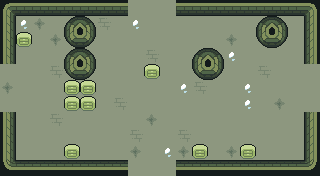

A level layout from a 2D game, rendered from its tile map. Below: a short description, then the map file with its tile-grid data intact:
An orthogonal 20x11 tile map with 16x16 px tiles, 6 tile layers (ground, dressing, decor, walls, ...), 3 tilesets and 12 objects (5x ENTRY, 5x ENEMY, 2x PROP).

<map version="1.10" tiledversion="1.10.2" orientation="orthogonal" renderorder="right-down" width="20" height="11" tilewidth="16" tileheight="16" infinite="0" nextlayerid="8" nextobjectid="13">
 <tileset firstgid="1" name="wall" tilewidth="16" tileheight="16" tilecount="110" columns="10">
  <image source="../../../gfx/tiles/ruins/tilesetwallsimple.png" width="160" height="176" />
 </tileset>
 <tileset firstgid="111" name="floor" tilewidth="16" tileheight="16" tilecount="374" columns="22">
  <image source="../../../gfx/tiles/ruins/tilesetinteriorfloor.png" width="352" height="272" />
 </tileset>
 <tileset firstgid="485" name="elements" tilewidth="16" tileheight="16" tilecount="27" columns="9">
  <image source="../../../gfx/tiles/ruins/elements.png" width="144" height="48" />
 </tileset>
 <layer id="1" name="ground" width="20" height="11">
  <data encoding="csv">
277,277,277,277,277,277,277,366,277,277,277,277,367,277,277,277,277,277,277,277,
277,366,367,277,277,277,342,277,366,277,277,277,277,277,277,277,277,277,277,277,
277,277,277,367,277,366,277,277,277,277,277,277,277,277,367,277,277,277,277,277,
277,277,277,277,277,277,277,277,277,342,277,277,367,277,366,277,277,277,277,277,
277,277,277,342,277,277,277,277,277,277,277,277,277,277,277,277,342,277,277,277,
367,277,277,277,277,277,277,277,277,277,277,366,342,277,277,366,277,277,277,277,
277,277,277,277,277,277,277,342,277,277,277,277,277,277,277,366,277,367,277,277,
277,277,277,342,277,277,277,277,277,367,277,277,277,277,277,277,277,277,277,277,
277,277,277,277,277,277,277,277,342,277,277,342,277,277,277,277,277,277,277,277,
277,277,277,277,277,277,277,277,367,277,366,367,277,277,367,342,277,277,277,277,
277,277,342,277,277,277,277,277,277,277,277,277,367,277,277,277,277,277,277,277
</data>
 </layer>
 <layer id="2" name="dressing" width="20" height="11">
  <data encoding="csv">
0,0,0,0,0,0,0,0,0,0,0,0,0,0,0,0,0,0,0,0,
0,0,0,0,0,0,0,0,0,0,0,0,0,0,0,0,0,0,0,0,
0,0,0,0,0,0,0,0,0,0,0,0,0,0,0,0,0,0,0,0,
0,0,0,0,0,0,0,0,0,0,0,0,0,0,0,0,0,0,0,0,
0,0,0,0,0,0,0,0,0,0,0,0,0,0,0,0,0,0,0,0,
0,0,0,0,0,0,0,0,0,0,0,0,0,0,0,0,0,0,0,0,
0,0,0,0,0,0,0,0,0,0,0,0,0,0,0,0,0,0,0,0,
0,0,0,0,0,0,0,0,0,0,0,0,0,0,0,0,0,0,0,0,
0,0,0,0,0,0,0,0,0,0,0,0,0,0,0,0,0,0,0,0,
0,0,0,0,0,0,0,0,0,0,0,0,0,0,0,0,0,0,0,0,
0,0,0,0,0,0,0,0,0,0,0,0,0,0,0,0,0,0,0,0
</data>
 </layer>
 <layer id="3" name="decor" width="20" height="11">
  <data encoding="csv">
0,0,0,0,0,0,0,0,0,0,0,0,0,0,0,0,0,0,0,0,
0,0,0,0,0,0,0,0,0,0,0,0,0,0,0,0,0,0,0,0,
0,0,0,0,0,0,0,0,0,0,0,0,0,0,0,0,0,0,0,0,
0,0,0,0,0,0,0,0,0,0,0,0,0,0,0,0,0,0,0,0,
0,0,0,0,0,0,0,0,0,0,0,0,0,0,0,0,0,0,0,0,
0,0,0,0,0,0,0,0,0,0,0,0,0,0,0,0,0,0,0,0,
0,0,0,0,0,0,0,0,0,0,0,0,0,0,0,0,0,0,0,0,
0,0,0,0,0,0,0,0,0,0,0,0,0,0,0,0,0,0,0,0,
0,0,0,0,0,0,0,0,0,0,0,0,0,0,0,0,0,0,0,0,
0,0,0,0,0,0,0,0,0,0,0,0,0,0,0,0,0,0,0,0,
0,0,0,0,0,0,0,0,0,0,0,0,0,0,0,0,0,0,0,0
</data>
 </layer>
 <layer id="4" name="walls" width="20" height="11">
  <data encoding="csv">
66,69,69,69,69,69,69,69,0,0,0,69,69,69,69,69,69,69,69,70,
76,0,0,0,0,0,0,0,0,0,0,0,0,0,0,0,0,0,0,80,
76,0,0,0,0,0,0,0,0,0,0,0,0,0,0,0,0,0,0,80,
76,0,0,0,0,0,0,0,0,0,0,0,0,0,0,0,0,0,0,80,
0,0,0,0,0,0,0,0,0,0,0,0,0,0,0,0,0,0,0,0,
0,0,0,0,0,0,0,0,0,0,0,0,0,0,0,0,0,0,0,0,
0,0,0,0,0,0,0,0,0,0,0,0,0,0,0,0,0,0,0,0,
76,0,0,0,0,0,0,0,0,0,0,0,0,0,0,0,0,0,0,80,
76,0,0,0,0,0,0,0,0,0,0,0,0,0,0,0,0,0,0,80,
76,0,0,0,0,0,0,0,0,0,0,0,0,0,0,0,0,0,0,80,
106,109,109,109,109,109,109,109,0,0,0,109,109,109,109,109,109,109,109,110
</data>
 </layer>
 <layer id="5" name="props" width="20" height="11">
  <data encoding="csv">
0,0,0,0,0,0,0,0,0,0,0,0,0,0,0,0,0,0,0,0,
0,0,0,0,78,79,0,0,0,0,0,0,0,0,0,0,78,79,0,0,
0,492,0,0,88,89,0,0,0,0,0,0,0,0,0,0,88,89,0,0,
0,0,0,0,78,79,0,0,0,0,0,0,78,79,0,0,0,0,0,0,
0,0,0,0,88,89,0,0,0,492,0,0,88,89,0,0,0,0,0,0,
0,0,0,0,492,492,0,0,0,0,0,0,0,0,0,0,0,0,0,0,
0,0,0,0,492,492,0,0,0,0,0,0,0,0,0,0,0,0,0,0,
0,0,0,0,0,0,0,0,0,0,0,0,0,0,0,0,0,0,0,0,
0,0,0,0,0,0,0,0,0,0,0,0,0,0,0,0,0,0,0,0,
0,0,0,0,492,0,0,0,0,0,0,0,492,0,0,492,0,0,0,0,
0,0,0,0,0,0,0,0,0,0,0,0,0,0,0,0,0,0,0,0
</data>
 </layer>
 <layer id="6" name="overhead" width="20" height="11">
  <data encoding="csv">
0,0,0,0,0,0,0,0,0,0,0,0,0,0,0,0,0,0,0,0,
0,0,0,0,0,0,0,0,0,0,0,0,0,0,0,0,0,0,0,0,
0,0,0,0,0,0,0,0,0,0,0,0,0,0,0,0,0,0,0,0,
0,0,0,0,0,0,0,0,0,0,0,0,0,0,0,0,0,0,0,0,
0,0,0,0,0,0,0,0,0,0,0,0,0,0,0,0,0,0,0,0,
0,0,0,0,0,0,0,0,0,0,0,0,0,0,0,0,0,0,0,0,
0,0,0,0,0,0,0,0,0,0,0,0,0,0,0,0,0,0,0,0,
0,0,0,0,0,0,0,0,0,0,0,0,0,0,0,0,0,0,0,0,
0,0,0,0,0,0,0,0,0,0,0,0,0,0,0,0,0,0,0,0,
0,0,0,0,0,0,0,0,0,0,0,0,0,0,0,0,0,0,0,0,
0,0,0,0,0,0,0,0,0,0,0,0,0,0,0,0,0,0,0,0
</data>
 </layer>
 <objectgroup id="7" name="spawns">
  <object id="1" name="UP" type="ENTRY" x="152" y="24" />
  <object id="2" name="DOWN" type="ENTRY" x="152" y="152" />
  <object id="3" name="LEFT" type="ENTRY" x="24" y="88" />
  <object id="4" name="RIGHT" type="ENTRY" x="296" y="88" />
  <object id="5" name="" type="ENTRY" x="168" y="88" />
  <object id="6" name="" type="ENEMY" x="72" y="120" />
  <object id="7" name="" type="ENEMY" x="248" y="120" />
  <object id="8" name="" type="ENEMY" x="152" y="120" />
  <object id="9" name="" type="ENEMY" x="56" y="56" />
  <object id="10" name="" type="ENEMY" x="200" y="88" />
  <object id="11" name="torch" type="PROP" x="56" y="168" />
  <object id="12" name="torch" type="PROP" x="264" y="168" />
 </objectgroup>
</map>
